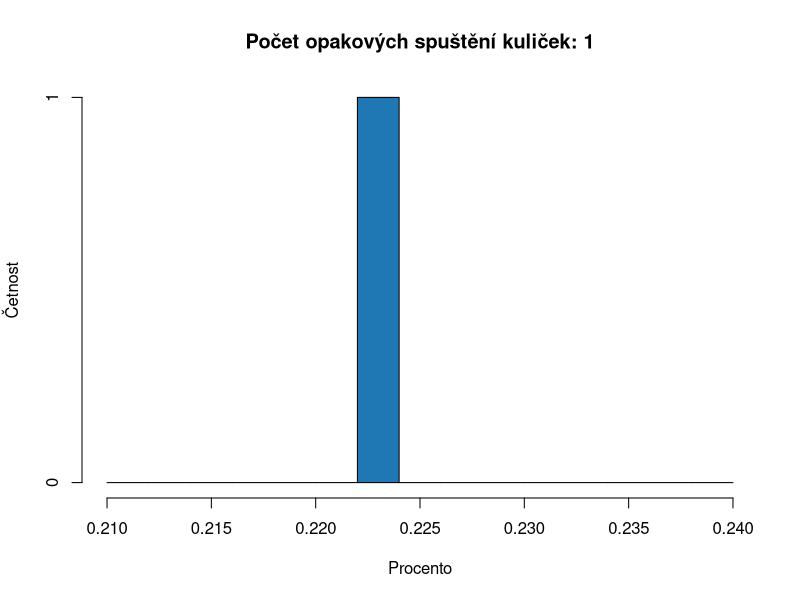
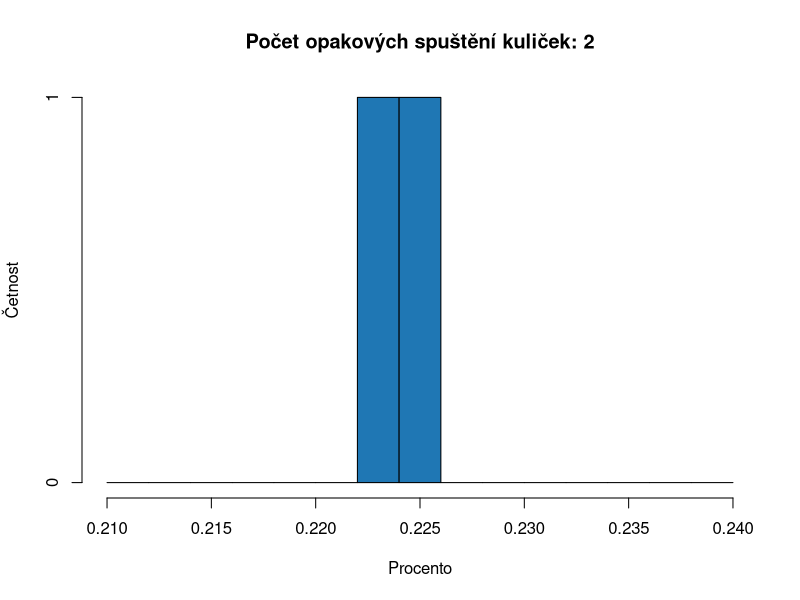
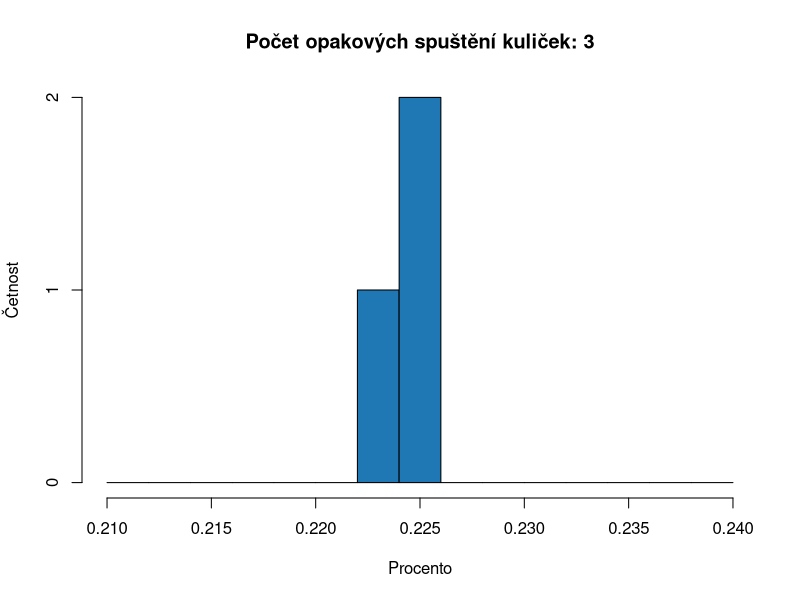
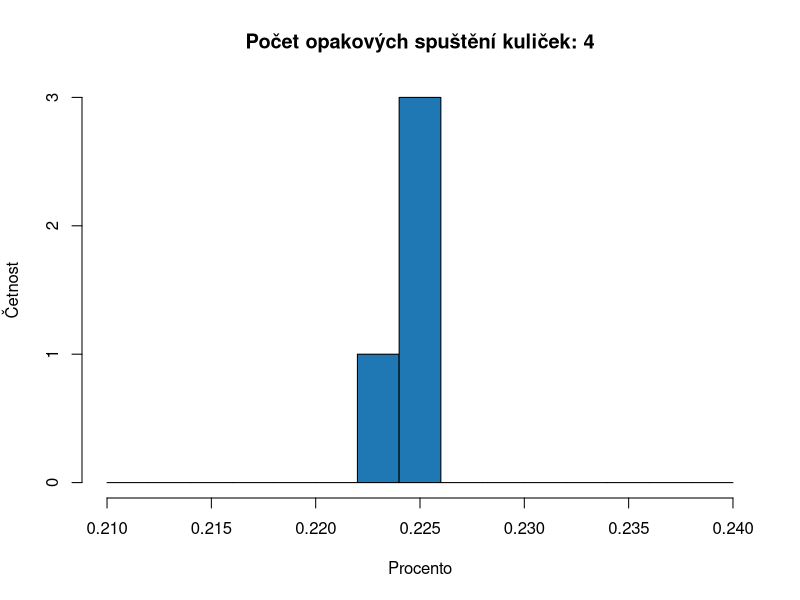
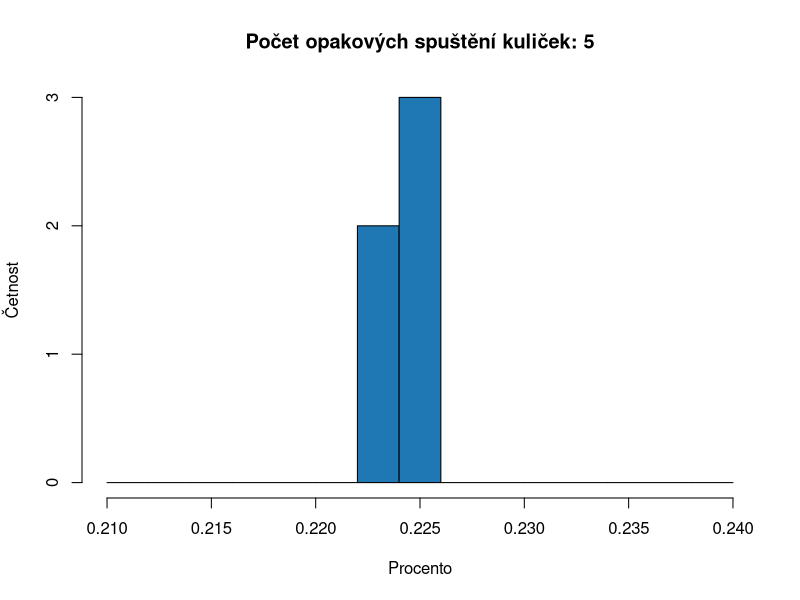
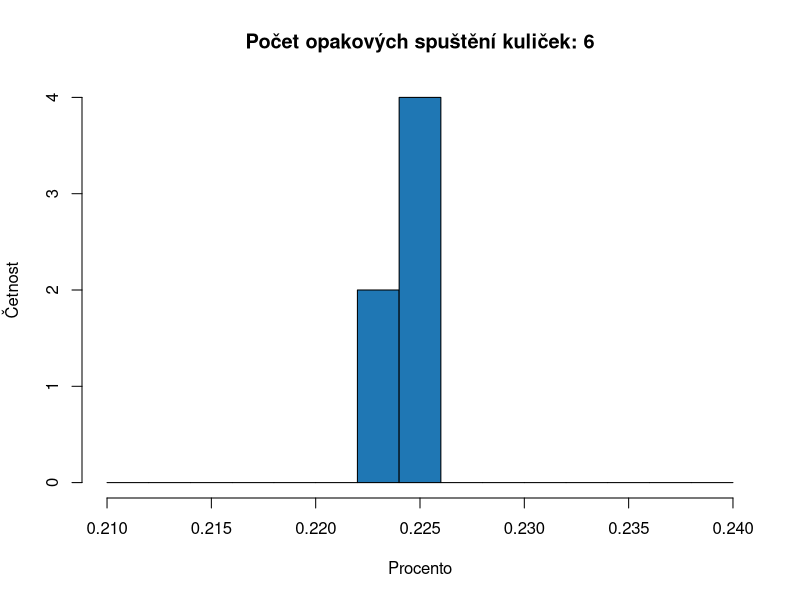
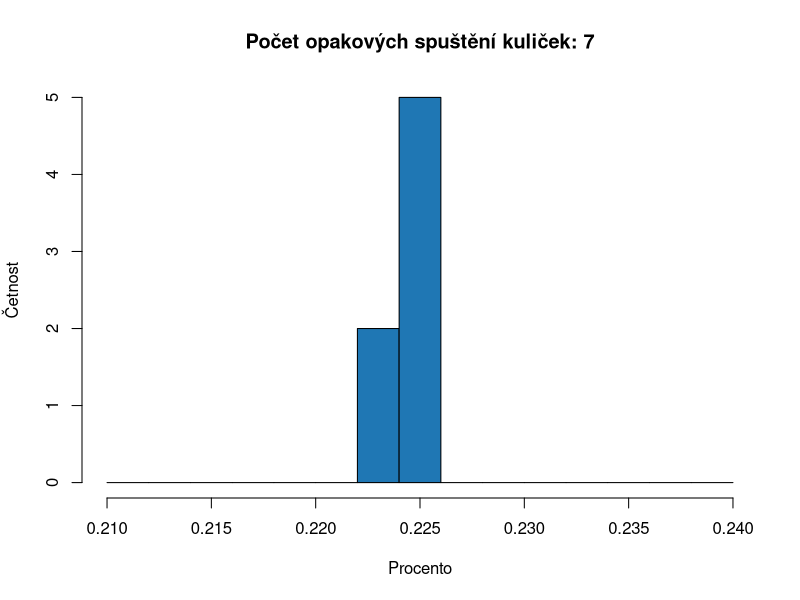
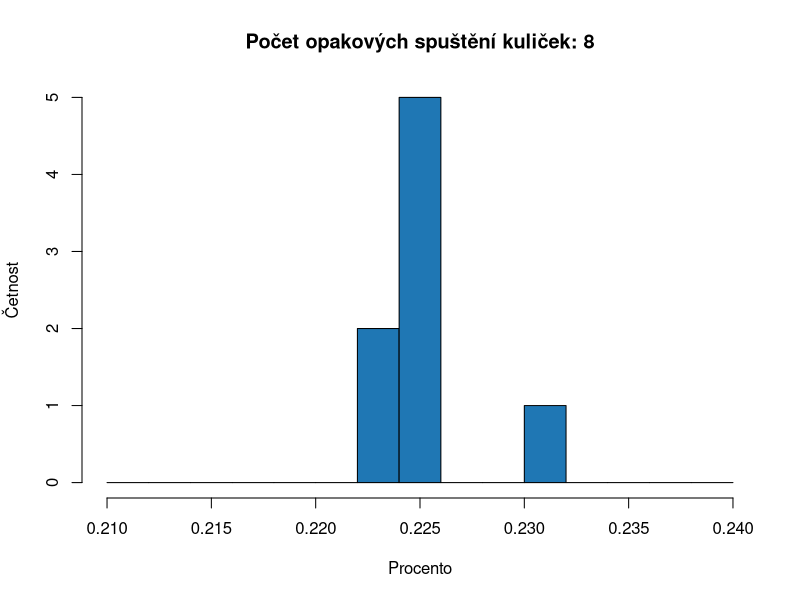

The R source for these figures, in order:
## ---- chunk 1
set.seed(4)
# pocet micku
n <- 10000
# pravdepodobnost uspechu (napravo)
p <- 0.5
# 0 by znamenalo všechny kulicky nalevo, 12 všechny kulicky napravo,
# celkem 13 možností, jak mohou kulicky skončit
s <- 12

vysledek <- rbinom(n = n, size = s, prob = p)
cetnost <- table(vysledek)

# pouzijeme nazev 6 v tabulce, protoze 0 je prvni sloupec
p_7 <- cetnost[names(cetnost) == "6"] / n
## ---- chunk 2
# funkce na vypocet p_7
rel_cetnost <- function(x, k) {
  cetnost <- table(x)
  p <- cetnost[names(cetnost) == k] / sum(cetnost)
  return(p)
}

# pocet simulaci
S <- 1:90
p_7 <- rep(NA, length(S))

for (i in S) {
  # spustime kulicky
  vysledek <- rbinom(n = n, size = s, prob = p)
  # vypocitame procento kulicek v kazdem sloupci
  p_7[i] <- rel_cetnost(vysledek, "6")

  hist(p_7,
    breaks = seq(0.21, 0.24, by = 0.002),
    xlim = c(0.21, 0.24),
    main = paste0("Počet opakových spuštění kuliček: ", S[i]),
    col = "#1f77b4",
    xlab = "Procento", ylab = "Četnost"
  )
}
## ---- chunk 3
# vypocitame p
p_hat <- dbinom(6, size = 12, prob = 0.5)
# vypocitame rozptyl dat
s_hat <- p_hat * (1 - p_hat)

# vypocitame pdf rozlozeni procent
x <- seq(0.21, 0.24, length.out = 1000)
pdf <- dnorm(x, mean = p_hat, sd = sqrt(s_hat / n))


hist(p_7,
  breaks = seq(0.21, 0.24, by = 0.002),
  xlim = c(0.21, 0.24),
  col = "grey",
  main = "",
  xlab = "Procento", ylab = "Četnost"
)
# pridame na druhou osu
par(new = TRUE)
plot(x, pdf,
  type = "l", lwd = 2,
  col = "#1f77b4",
  axes = FALSE,
  xlab = "", ylab = "",
  bty = "n"
)

legend("topright",
  legend = c(
    "Rozložení procent",
    paste0("N(", round(p_hat, 2), ",", round(sqrt(s_hat / n), 3), ")")
  ),
  lwd = c(2, 2),
  col = c("grey", "#1f77b4"),
  cex = 0.7
)
thicks <- round(seq(0, max(pdf), by = 10), 2)
axis(4, at = thicks, labels = thicks)
## ---- chunk 4
# definujeme velikost vyberu
N <- c(20, 50, 100)
# definujeme hodnoty pro ktere budeme pocitat pdf
x <- seq(0.00,1, length.out = 1000)

# vytvorime prazdný graf, do ktereho budeme pridavat
plot(x,
     type= "n",
     xlim = c(0, 0.8),
     ylim = c(0, 7),
     xlab = "Procento", ylab = "PDF")

cols <- rev(RColorBrewer::brewer.pal(length(N) + 1, name = "Blues")  )

for(i in 1:length(N)) {
  # provedeme vyber a odhadneme p a sd
  n <- N[i]
  vyber <- rbinom(n = n, size = s, prob = p)
  p_hat <- rel_cetnost(vyber, "6")
  s_hat <- sqrt(p_hat*(1-p_hat))
  
  # vypocteme pdf pro T(p, s/sqrt(n), n-1) podle zobecneneho t-rozlozeni
  pdf_t <- 1/sqrt(s_hat / n) * dt((x - p_hat)/sqrt(s_hat / n), df = n-1)
  
  # pridame t-rozlozeni
  lines(x, pdf_t, type = "l", lwd = 2, col = cols[i])
}

  # pridame legendu
legend("topright", 
       legend = c(paste0("T(p, s/sqrt(n), ", N, ")")),
       col = cols[1:length(N)],
       lwd = c(2, 2)
       )
## ---- chunk 5
interval_spolehlivosti <- function(x, alpha) {
  n <- length(x)
  vyberovy_prumer <- mean(x)
  standardni_chyba <- sd(x) / sqrt(n)
  z <- qnorm(p = 1 - alpha / 2)
  IS <- c(vyberovy_prumer - z * standardni_chyba, vyberovy_prumer + z * standardni_chyba)
  return(IS)
}

# pocet simulaci
k <- 100
# velikost vyberu
n <- 200
# urcime hladinu spolehlivosti
alpha <- 0.11
# populacni hodnota
p <- 0.51

# pripravime si prazdny graf
plot(c(1:k), seq(0.3, 0.7, length.out = k),
  type = "n", # nechceme nic zobrazit
  xlab = "Výběry z populace", ylab = "% žen",
  main = paste0("IS (konfidenční hladina=", 1 - alpha, " ) pro opakované výběry"), cex.main = 0.9,
  col = "grey"
)

# nyní provedeme simulaci
for (i in c(1:k)) {
  # udelame si vyber
  vyber <- sample(c(1, 0), size = n, prob = c(0.51, 0.49), replace = TRUE)
  is_ <- interval_spolehlivosti(x = vyber, alpha = alpha)
  # zobrazime na grafu
  if ((is_[1] >= p) | ((is_[2] <= p))) { # pokud je nas interval spolehlivosti mimo populacni hodnotu udelaj sede
    points(i, mean(vyber),
      col = "grey", pch = 20
    )
    lines(c(i, i), is_, col = "grey")
  } else { # pokud je p uvnitr intervalu spolehlivosti pak zobraz modre
    points(i, mean(vyber),
      col = "#1f77b4", pch = 20
    )
    lines(c(i, i), is_, col = "#1f77b4")
  }
}
# pridame populacni prumer
lines(c(1, n), c(p, p), col = "red")
# pridame legendu
legend("bottomleft",
  legend = c("Populační průměr"),
  col = c("red"), lty = c(1),
  cex = 0.6
)
## ---- chunk 6
set.seed(42)
# pocet vyberu
S <- 2^c(1:10)
# ulozeni dat
X <- matrix(NA, nrow = 0, ncol = 2)
colnames(X) <- c("x", "frame")
# vyber o velikosti n
N <- 50

# simulace
for (i in 1:length(S)) {
  s <- S[i]
  for (n in 1:s) {
    mu <- mean(runif(N, min = -10, max = 10))
    X <- rbind(X, c(mu, s))
  }
}
# zobrazeni dat
for (s in S) {
  hist(X[X[, 2] == s, 1],
    col = "#1f77b4",
    ylab = "Četnost", xlab = "Průměr U ~ (-10, 10)", main = paste0("Počet výběrů: ", s),
    xlim = c(-3, 3),
    breaks = 10
  )
}
## ---- chunk 7
a <- 1
b <- 6
ocekavana_hodnota <- (a + b) / 2

# 10 hodů
n <- 10
kostka <- c(1:6)
hody_n10 <- sample(kostka, size = 10, replace = TRUE)
prumer_n10 <- mean(hody_n10)
print(paste0("Průměr ", n, " hodů je: ", prumer_n10))

# nasimulujeme si velke mnozstvi hodu kostkou
n <- 10000
hody <- sample(c(1:6), replace = TRUE, prob = rep(1 / 6, 6), size = n)
# vytvorime si vektor, do ktereho budeme ukladat prumery
prumer <- rep(0, n)
# vypocitame kumulativni prumer
for (i in c(1:n)) {
  prumer[i] <- mean(hody[1:i])
}
# zobrazime
plot(prumer,
  xlab = "Pořadí hodů", ylab = "Průměr",
  main = "Průměrná hodnota hodu kostkou v závislosti na počtu hodů",
  cex.main = 0.9, # mensi title, aby se vesel
  type = "l", lwd = 2,
  col = "#1f77b4"
)
lines(c(1, 10000), c(ocekavana_hodnota, ocekavana_hodnota),
  col = "black"
)
legend("topright",
  legend = c("Očekávaná hodnota"),
  col = "black", lty = 1,
  cex = 0.7
)
## ---- chunk 8
ocekavana_hodnota <- 1 / 12
n <- 10000
# nasimulujeme velke mnozstvi deti. 1 pokud se narodily v dubnu 0, pokud ne
deti <- rbinom(n = n, size = 1, prob = ocekavana_hodnota)

# vektor kam budeme ukladat kumulativni prumer
prumer <- rep(0, n)
for (i in c(1:n)) {
  prumer[i] <- mean(deti[1:i])
}

# zobrazeni
plot(prumer,
  xlab = "Pořadí dítěte", ylab = "Průměr",
  main = "Průměrná hodnota, že se dítě narodilo v dubnu",
  cex.main = 0.9, # mensi title, aby se vesel
  type = "l", lwd = 2,
  col = "#1f77b4"
)
lines(c(1, 10000), c(ocekavana_hodnota, ocekavana_hodnota),
  col = "black"
)
legend("topright",
  legend = c("Očekávaná hodnota"),
  col = "black", lty = 1,
  cex = 0.7
)
## ---- chunk 9
# populacni hodnoty rozlozeni
p <- 0.51
rozptyl <- p * (1 - p)

# pocet vyberu
k <- 10000
# velikost vyberu
n <- 100
# vytvorime vektor, kam budeme ukladat nase prumery
prumery <- rep(0, k)
for (i in c(1:k)) {
  # udelame nahodny vyber z populace
  vyber <- sample(c(1, 0), size = n, prob = c(0.51, 0.49), replace = TRUE)
  # a ulozime prumer z vyberu
  prumery[i] <- mean(vyber)
}

# vypocitame parametry, ktere potrebujeme na zobrazeni teoretickeho normalniho rozlozeni prumeru, podle centralni limitni vety
sigma <- sqrt(rozptyl)
x <- seq(0.3, 0.7, by = 0.001)
standardni_chyba <- sigma / sqrt(n)
pdf <- dnorm(x, mean = mean(prumery), sd = standardni_chyba) # hustota pravdepodobnosti

# zobrazime histogram prumeru (nase simulace)
hist(prumery,
  ylab = "Četnost", xlab = "Výběrový průměr (% žen)",
  xlim = c(0.3, 0.7), # musime urcit, aby byly prekryvajici ve stejne pozici vuci ose x
  col = "#1f77b4",
  main = "X~N(0.51,0.25/sqrt(100))"
)
par(new = TRUE) # na pridani nove osy
# nyni prekryjeme teoretickou hustotou pravdepodobnosti podle centralni limitni vety
plot(x, pdf,
  type = "l",
  axes = FALSE, bty = "n", xlab = "", ylab = "", # nezobrazujeme osy, jinak by se prekryvaly
  xlim = c(0.3, 0.7), # musime urcit, aby byly prekryvajici ve stejne pozici vuci ose x
  col = "black", lwd = 2
)
lines(c(p, p), c(0, 8), col = "red", lwd = 2)
axis(side = 4)
mtext("f(x)", side = 4, line = 3)
# pridame legendu
legend("topleft",
  legend = c("PDF", "Populační průměr"),
  col = c("black", "red"), lty = c(1, 1),
  cex = 0.6
)
## ---- chunk 10
# nejdrive si vytvorme nejake silene rozlozeni
x <- seq(0, 12, length.out = 10000)
# vytvorime rozlozeni, ktere ma 2 vrcholy
pdf <- dnorm(x, mean = 4, sd = 1) + dnorm(x, mean = 8, sd = 1)

# ted vygenerujeme nahodnou promennou z tohoto rozlozeni
p <- pdf / sum(pdf) # pdf neni pravdepodonost, proto ji musime standardizovat, aby byla mezi 0 a 1
X <- sample(x, size = 1e6, replace = TRUE, prob = p) # vybere hodnoty x s pravdepodobnostni, ktera se rovna jejich standardizovane hustote pravdepodobnosti
ocekavana_hodnota <- mean(X)

# zobrazime si nasi promennou
plot(x, pdf,
  ylab = "f(x)", xlab = "X", main = "PDF strašidelné proměnné",
  col = "#1f77b4", type = "l", lwd = 2
)

# pojdme si opet ukazat,ze pokud bychom delali mnoho vyberu z tohoto rozlozeni, tak jejich prumery by byly normalne rozlozene a odpovidaly by rozlozeni popsanem v centralni limitni vete

# pocet vyberu
k <- 10000
# velikost vyberu
n <- 100
# vytvorime vektor, kam budeme ukladat nase prumery
prumery <- rep(0, k)
for (i in c(1:k)) {
  # udelame nahodny vyber z populace
  vyber <- sample(x, size = n, prob = p, replace = TRUE)
  # a ulozime prumer z vyberu
  prumery[i] <- mean(vyber)
}

# vypocitame parametry, ktere potrebujeme na zobrazeni teoretickeho normalniho rozlozeni prumeru, podle centralni limitni vety

# odhadneme smerodatnou odchylku z vyberu (treba toho posledniho z nasi for loop)
s <- sd(vyber)
# standardni chyba
standardni_chyba <- s / sqrt(n)
pdf <- dnorm(x, mean = mean(prumery), sd = standardni_chyba)

# zobrazime histogram prumeru (nase simulace)
hist(prumery,
  ylab = "Četnost", xlab = "Výběrové průměry",
  xlim = c(5, 7), # musime urcit, aby byly prekryvajici ve stejne pozici vuci ose x
  col = "#1f77b4",
  main = "Histogram průměrů ze strašidelné proměnné"
)
par(new = TRUE) # na pridani nove osy
# nyni prekryjeme teoretickou hustotou pravdepodobnosti podle centralni limitni vety
plot(x, pdf,
  type = "l",
  axes = FALSE, bty = "n", xlab = "", ylab = "", # nezobrazujeme osy, jinak by se prekryvaly
  xlim = c(5, 7), # musime urcit, aby byly prekryvajici ve stejne pozici vuci ose x
  col = "black", lwd = 2
)
lines(c(ocekavana_hodnota, ocekavana_hodnota), c(0, 2), col = "red", lwd = 2)
axis(side = 4)
mtext("f(x)", side = 4, line = 3)
# pridame legendu
legend("topleft",
  legend = c("PDF", "Populační průměr"),
  col = c("black", "red"), lty = c(1, 1),
  cex = 0.6
)
## ---- chunk 11
# nyni si nasimulujeme situaci, kdy mame pouze jeden vyber o velikosti 100 (jako v realnem vyzkumu)
n <- 100
vyber <- sample(c(1, 0), size = n, prob = c(0.51, 0.49), replace = TRUE)

# urcime hladinu spolehlivosti (1-alpha)
alpha <- 0.11
# vypocitame vyberovy prumer
vyberovy_prumer <- mean(vyber)
# smerodatnou odchylku odhadneme z vyberu
s <- sd(vyber)
# vypocitame standardni chybu (tedy smerodatnou odchylku rozlozeni prumeru)
standardni_chyba <- s / sqrt(n)
# vypocitame z (vzdalenost od prumeru). Alpha /2 protoze chceme mit stejne procento rozlozeni na leve a prave strane rozlozeni
z <- qnorm(p = 1 - alpha / 2)
# vypocitame interval spolehlivosti
IS_89 <- c(vyberovy_prumer - z * standardni_chyba, vyberovy_prumer + z * standardni_chyba)

print(paste0("Interval spolehlivosti na konfidenční hladině ", 1 - alpha, " je: "))
print(IS_89)
## ---- chunk 12
# mame pouze jeden vyber o velikosti 100 (jako v realnem vyzkumu)
n <- 100
p <- 0.51
vyber <- sample(c(1, 0), size = n, prob = c(0.51, 0.49), replace = TRUE)

# pocet vyberu s opakovanim z nasi promenne
k <- 10000
# vytvorime si vektor, kam ulozime prumery
prumery_b <- rep(0, k)

# udelame bootstrapping
for (i in c(1:k)) {
  prumery_b[i] <- mean(sample(vyber, size = n, replace = TRUE))
}

# urcime hladinu spolehlivosti (1-alpha)
alpha <- 0.11
# vypocitame kvantily
boostrap_is_89 <- quantile(prumery_b,
  probs = c(alpha / 2, 1 - alpha / 2) # kvantil 0.055 a 0.945
)
print(paste0(alpha / 2, " a ", 1 - alpha / 2, " kvantily empirického boostrapovanáho rozložení průměru je: "))
print(boostrap_is_89)


print(paste0("Interval spolehlivosti (vypočítaný analyticky) na konfidenční hladině ", 1 - alpha, " je: "))
print(interval_spolehlivosti(vyber, alpha))
